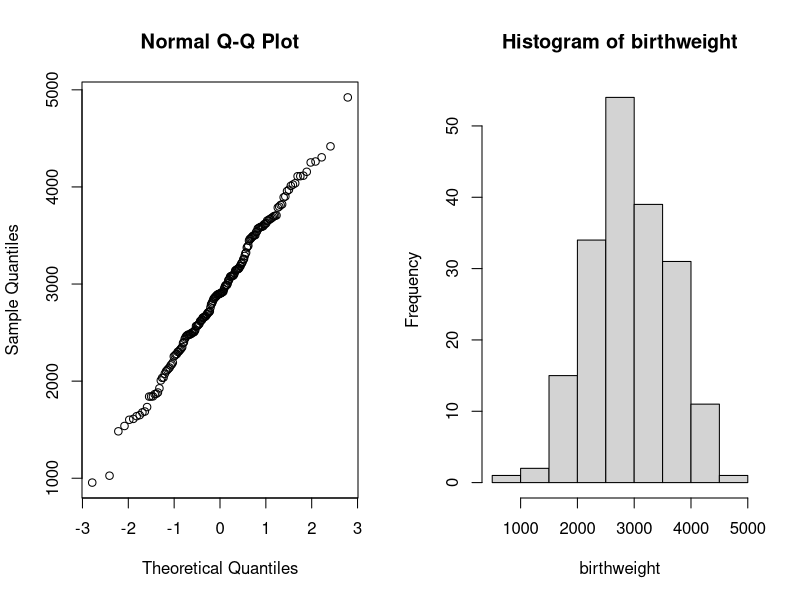
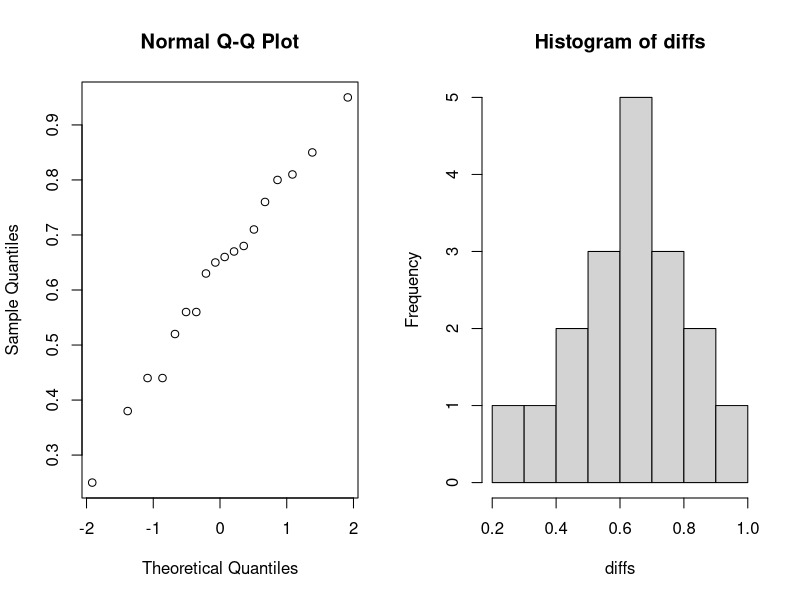
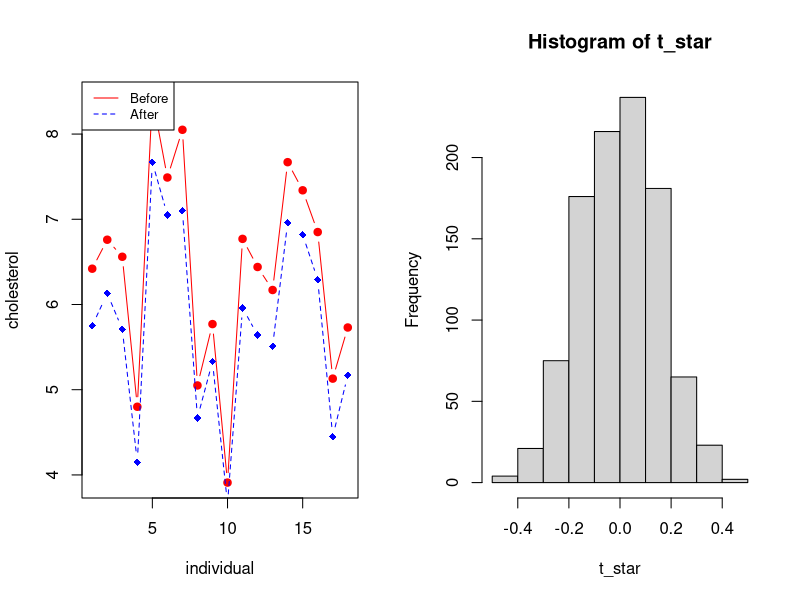
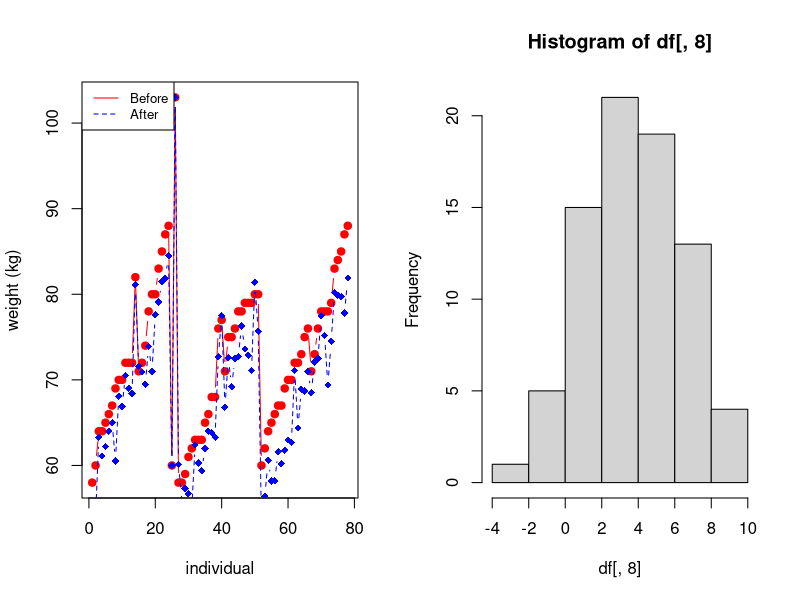
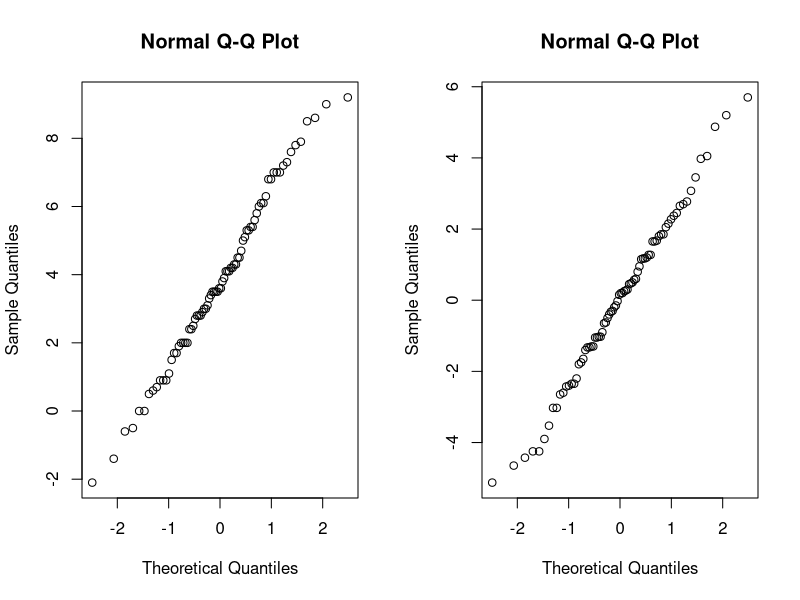
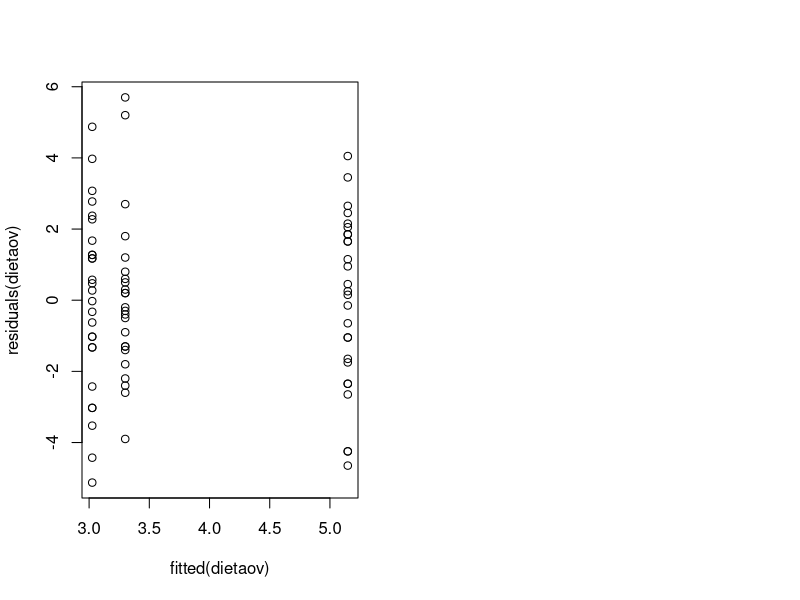
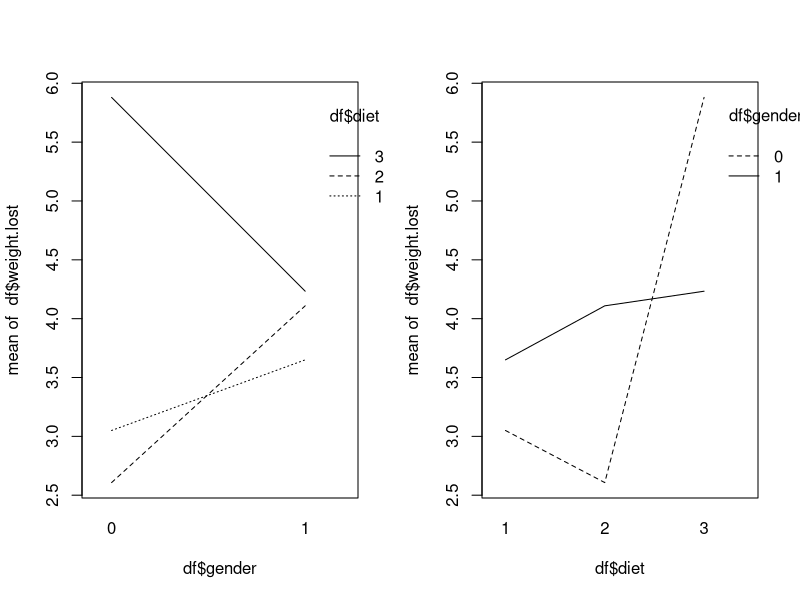
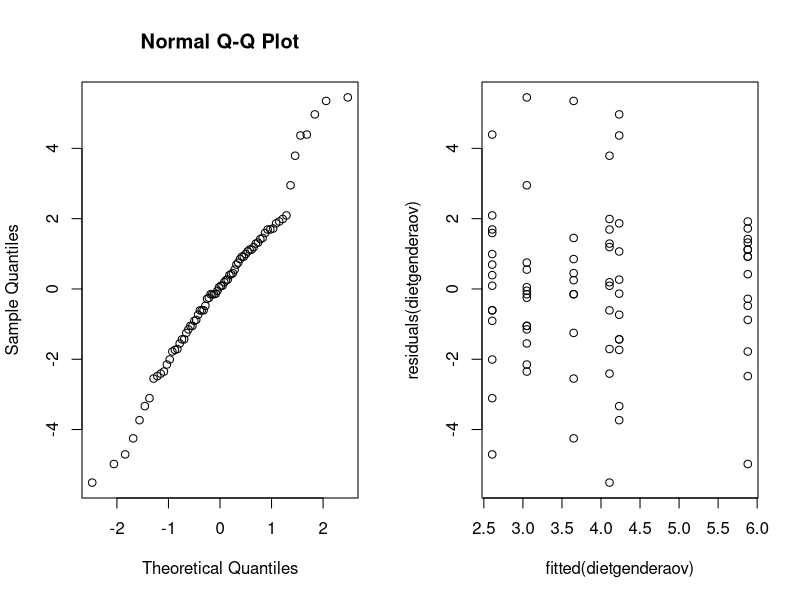

Source code (R) for these figures, in order:
## ---- chunk 1
options(digits=3)
## ---- chunk 2
birthweight <- readLines("data/birthweight.txt")
birthweight <- as.double(birthweight[2:length(birthweight)])
birthweight

# print(paste("Amount of observations: ", length(birthweight)))
## ---- chunk 3
birthweight_mean <- mean(birthweight)
print(paste("Mean of the sample: ", birthweight_mean))
## ---- chunk 4
par(mfrow=c(1,2))
qqnorm(y = birthweight)
hist(birthweight)
## ---- chunk 5
t.test(birthweight, conf.level = 0.96)
## ---- chunk 6
B <- 1000
alpha <- 0.04
T_star <- numeric(B)

for(i in 1:B) {
  X_star <- sample(birthweight, replace = TRUE)
  T_star[i] <- mean(X_star)
}

T_star_q2 <- quantile(T_star, alpha/2)
T_star_q98 <- quantile(T_star, 1 - alpha/2)

c(2*birthweight_mean - T_star_q98, 2*birthweight_mean - T_star_q2)
## ---- chunk 7
#sum(T_star<T_star_q2)
## ---- chunk 8
t.test(birthweight, alternative = "greater", mu=2800)
## ---- chunk 9
greater_weight <- as.integer(birthweight > 2800)
binom.test(sum(greater_weight), length(greater_weight), p=0.5, alt="g")
## ---- chunk 10
library(pwr)
#pwr.t.test(n=188,d=NULL,sig.level=0.05,type="one.sample",alternative="greater")

## ---- chunk 11

## ---- chunk 12
prop.test(c(61, 65), c(95, 93))
## ---- chunk 13
df <- as.data.frame(read.table("data/cholesterol.txt", header=TRUE))
head(df)
## ---- chunk 14
diffs <- df[, 1] - df[, 2]
diffs
qqnorm(diffs)
## ---- chunk 15
hist(diffs)
## ---- chunk 16
shapiro.test(diffs)
## ---- chunk 17
shapiro.test(df[, 1])
shapiro.test(df[, 2])
## ---- chunk 18
cor.test(df[, 1], df[, 2], method="pearson")
## ---- chunk 19
# Create a first line
plot(1:length(df[, 1]), df[, 1], type = "b", pch=19, col = "red", xlab = "individual", ylab = "cholesterol")
lines(1:length(df[, 2]), df[, 2], pch=18, col = "blue", type = "b", lty=2)
legend("topleft", legend=c("Before", "After"), col=c("red", "blue"), lty = 1:2, cex=0.8)
## ---- chunk 20
t.test(df[, 1], df[, 2], paired=2)
## ---- chunk 21
diff_mean <- function(x, y) {
  return(mean(x-y))
}

# original dataframe
stats <- diff_mean(df[, 1], df[, 2])
stats

B <- 1000
t_star <- numeric(B)

for (i in 1:B) {
  diff_star <- t(apply(cbind(df[, 1], df[, 2]), 1, sample))
  t_star[i] <- diff_mean(diff_star[, 1], diff_star[, 2])
}

hist(t_star)
# plot(rep(stats, 2), c(0, 50), col="red", lwd=2)
lines(rep(stats, 2), c(0, 50), col="red", lwd=2)
## ---- chunk 22
# calculating p-value
pl <- sum(t_star < stats) / B
pr <- sum(t_star > stats) / B

p <- 2*min(pl, pr)
p
## ---- chunk 23

mu <- mean(df[, 2])
mu # bar{x}

s <- sd(df[, 2])
s

theta_hat <- 2*mu - 3
theta_hat

alpha <- 0.05

n <- length(df[, 2])
t_alpha <- qt(1 - alpha/2, df=n)
t_alpha

theta_l <- theta_hat - t_alpha*s/sqrt(n)
theta_r <- theta_hat + t_alpha*s/sqrt(n)
c("[", theta_l,",", theta_r, "]")
## ---- chunk 24
t <- max(df[, 2])
t

n <- length(df[, 2])
n

for (theta in 3:12) {
  B <- 1000
  t_star <- numeric(B)
  
  for (i in 1:B) {
    x_star <- runif(n, min = 3, max = theta)
    t_star[i] <- max(x_star)
  }
  
  pl <- sum(t_star < t)/B
  pr <- sum(t_star > t)/B
  
  p <- 2* min(pl, pr)
  print(paste("Theta =", theta, ", ", p))
}
## ---- chunk 25
less_chol <- as.integer(df[, 2] < 6)
binom.test(sum(less_chol), length(less_chol), p=0.5, alt="g")
## ---- chunk 26
less_chol <- as.integer(df[, 2] < 4.5)
binom.test(sum(less_chol),length(less_chol),p=0.25, alt="l")
## ---- chunk 27
df <- as.data.frame(read.table("data/diet.txt", header=TRUE))
df["weight.lost"] <- df["preweight"] - df["weight6weeks"]
head(df)
## ---- chunk 28
# Create a first line
plot(1:length(df[,5]), df[,5], type = "b", pch=19, col = "red", xlab = "individual", ylab = "weight (kg)")
lines(1:length(df[,7]), df[,7], pch=18, col = "blue", type = "b", lty=2)
legend("topleft", legend=c("Before", "After"), col=c("red", "blue"), lty = 1:2, cex=0.8)
## ---- chunk 29
t.test(df[,5], df[,7], paired=TRUE)
## ---- chunk 30
hist(df[,8])
## ---- chunk 31
qqnorm(df[,8])
## ---- chunk 32
shapiro.test(df[,8])
## ---- chunk 33
df$diet <- as.factor(df$diet)
dietaov=lm(weight.lost~diet,data=df)
anova(dietaov)
summary(dietaov)
## ---- chunk 34
# Checking assumptions
qqnorm(residuals(dietaov))
plot(fitted(dietaov), residuals(dietaov))
## ---- chunk 35
kruskal.test(df$weight.lost, df$diet)
## ---- chunk 36
df$gender <- as.factor(df$gender)
dietgenderaov <- lm(weight.lost~gender*diet,data=df)
anova(dietgenderaov)
## ---- chunk 37
summary(dietgenderaov)
## ---- chunk 38
par(mfrow=c(1, 2))
interaction.plot(df$gender, df$diet, df$weight.lost)
interaction.plot(df$diet, df$gender, df$weight.lost)
## ---- chunk 39
genderaov <- lm(weight.lost~gender,data=df)
anova(genderaov)
summary(genderaov)
## ---- chunk 40
# Checking assumptions
par(mfrow=c(1, 2))
qqnorm(residuals(dietgenderaov))
plot(fitted(dietgenderaov), residuals(dietgenderaov))
## ---- chunk 41
print(paste('Diet 1:', dietaov$coefficients[1]))
print(paste('Diet 2:', dietaov$coefficients[1] + dietaov$coefficients[2]))
print(paste('Diet 3:', dietaov$coefficients[1] + dietaov$coefficients[3]))
## ---- chunk 42
require("MASS")
## ---- chunk 43
B <- 6; P <- 4; T <- 3

process <- c()
for (i in 1:B) {
  block <- c()
  for (tr in 1:T) {
    block <- cbind(block, as.numeric(sample(1:P) > 2))
  }
  process <- rbind(process, block)
}

process <- t(process)
rownames(process) <- c("N", "P", "K")
colnames(process) <- paste0(rep(1:6, each=4), paste0(".", rep(1:4, 6)))
process
## ---- chunk 44
interaction.plot(npk$block, npk$N, npk$yield, ylab='average yield', xlab='block', main='Average yield per block', legend=FALSE)
legend("topright", c("yes", "no"), title="N presence", lwd=1, lty=c(1, 2))
## ---- chunk 45
n_block_lm <- lm(yield~block*N, data=npk)
anova(n_block_lm)
## ---- chunk 46
summary(n_block_lm)
## ---- chunk 47
lm <- lm(yield~block+N, data=npk)
anova(lm)
## ---- chunk 48
par(mfrow=c(1, 2))
qqnorm(residuals(lm))
plot(fitted(lm), residuals(lm))
## ---- chunk 49
npklm1 <- lm(yield~P + K + block*N, data=npk)
npklm2 <- lm(yield~N + K + block*P, data=npk)
npklm3 <- lm(yield~N + P + block*K, data=npk)
npklm4 <- lm(yield~block + N + P + K, data=npk)
npklm5 <- lm(yield~N + P + K, data=npk)
## ---- chunk 50
print('Y ~ P + K + block*N')
anova(npklm1)
## ---- chunk 51
print('Y ~ N + K + block*P')
anova(npklm2)
## ---- chunk 52
print('Y ~ N + P + block*K')
anova(npklm3)
## ---- chunk 53
print('Y ~ block + N + P + K')
anova(npklm4)
## ---- chunk 54
npklm5 <- lm(yield~block + N + K, data=npk)
anova(npklm5)
## ---- chunk 55
par(mfrow=c(1, 2))
qqnorm(residuals(npklm4))
plot(fitted(npklm4), residuals(npklm4))
## ---- chunk 56
par(mfrow=c(1, 2))
qqnorm(residuals(npklm5))
plot(fitted(npklm5), residuals(npklm5))
## ---- chunk 57
require(lme4)
npklmer <- lmer(yield~N+(1|block), REML=FALSE, data=npk)
npklmer1 <- lmer(yield~(1|block), REML=FALSE, data=npk)
anova(npklmer1, npklmer)
